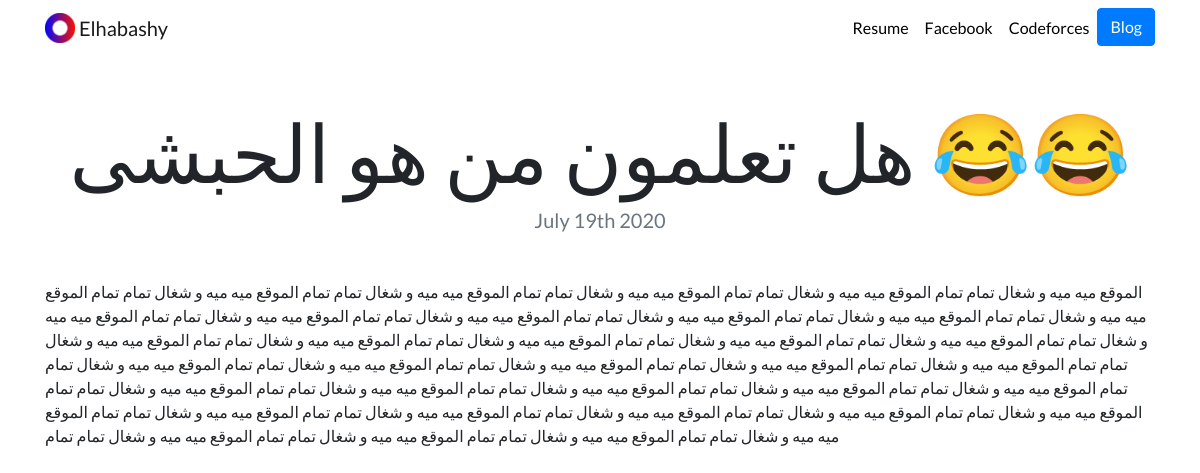
Page /blog/3/ on the committed database.
### blog/models.py (models this page shows, shortened)
class blogs(models.Model):
    title = models.CharField(max_length=100)
    description = models.TextField()
    date = models.DateField()

### blog/views.py (the view)
# urls.py: path('<int:blog_id>/', views.detail, name='detail'),
def detail(request, blog_id):
    blog = get_object_or_404(blogs, pk=blog_id)
    return render(request, 'blog/detail.html', {'blog': blog})

### blog/templates/blog/detail.html
{% extends "portfolio/base.html" %}
{% load static %}
{% block content %}
<h1 class="text-center mt-5" id="blogdetailtitle">{{ blog.title }}</h1>
<h5 class="text-center text-muted mb-5">{{ blog.date|date:'F jS Y' }}</h5>
{{ blog.description|safe }}
{% endblock %}

### portfolio/static/portfolio/custom.css (style rules this page uses)
body { font-family: 'Lato', sans-serif; }
@media (min-width: 992px) { #blogdetailtitle { font-size: 5rem; } }

### rows in the picture
blogs: title "هل تعلمون من هو الحبشى 😂😂", date "July 19th 2020", description "الموقع ميه ميه و شغال تمام تمام الموقع ميه ميه و شغال تمام تمام الموقع ميه ميه و شغال تمام تمام الموقع ميه ميه و شغال تمام تمام الموقع ميه ميه و شغال تمام تمام الموقع ميه ميه و شغال تمام تمام الموقع ميه ميه و شغال تمام تمام الموقع ميه ميه و شغال تمام تمام الموقع ميه ميه و شغال تمام تمام الموقع ميه ميه و شغال تمام تمام الموقع ميه ميه و شغال تمام تمام الموقع ميه ميه و شغال تمام تمام الموقع ميه ميه و شغال تمام تمام الموقع ميه ميه و شغال تمام تمام الموقع ميه ميه و شغال تمام تمام الموقع ميه ميه و شغال تمام تمام الموقع ميه ميه و شغال تمام تمام الموقع ميه ميه و شغال تمام تمام الموقع ميه ميه و شغال تمام تمام الموقع ميه ميه و شغال تمام تمام الموقع ميه ميه و شغال تمام تمام الموقع ميه ميه و شغال تمام…"
